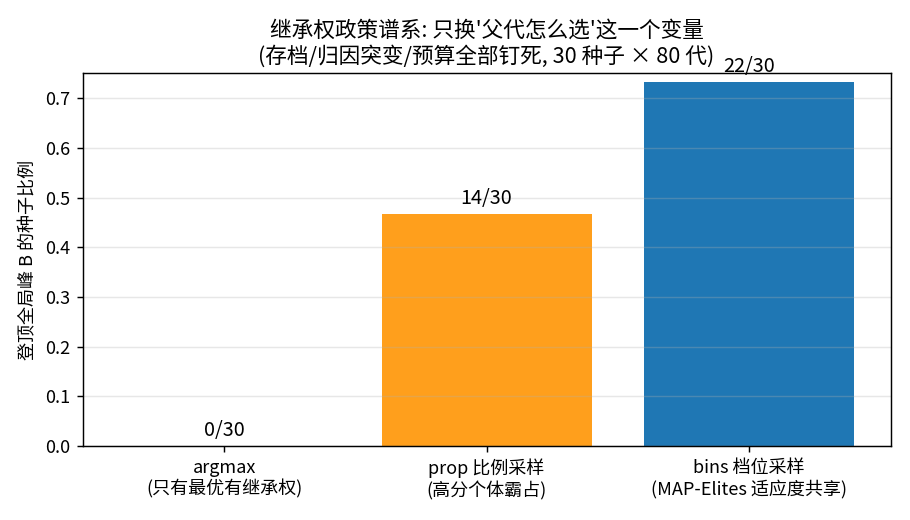

The Python source for this figure:
"""
实验 05b — L7 补缺: 继承权政策谱系 — 隔离"探索权"这单一变量
对应: 自进化2.0-整体叠加.md §7 自查表 L7 行 · 复用 [05_selfevolve](./05_selfevolve.py) 的全部机制

设计: 三种政策只有"父代怎么选"不同, 其余全部钉死 (同一存档/同一归因导向突变/同一预算):
  argmax — 父代 = 历史最优 (继承权最集中; 等价于主实验的 greedy, 但存档照常维护以隔离变量)
  prop   — 分数比例采样 (s/smax)^2 / (1+children) (继承权中间档; 主实验调参实录中的"修复前"版本)
  bins   — 档位采样 = MAP-Elites 式适应度共享 (继承权最分散; 主实验最终版 se05.pick_parent)

预期梯度: argmax (0/30) < prop (~9/30) < bins (~15/30) — 继承权越分散, 垫脚石越活得下去。

实测结论 (30 种子 × 80 代 × 每代 5 变异, 与主实验同预算, 2026-08-24):
  argmax  登顶  0/30  (mean 0.746, 焊死局部峰)
  prop    登顶 14/30  (mean 0.781)   vs argmax p<0.0001
  bins    登顶 22/30  (mean 0.798)   vs prop p=0.0702 (边缘), vs argmax p<0.0001
  ★ 单调梯度成立: 继承权越分散 (argmax < prop < bins), 登顶率越高 (0 < 14 < 22)
  ★ 不变量: argmax 在任何种子流下恒 0 (主实验与本实验双确认);
    bins 绝对值随种子流波动 (主实验 15/30 vs 此处 22/30) — 方向稳定, 幅度有噪声

跑法: python3 -u 05b_inheritance.py   (产物: 05b_inheritance.png)
"""
import importlib.util, math, os, random
import matplotlib
matplotlib.use("Agg")
import matplotlib.pyplot as plt

matplotlib.rcParams["font.sans-serif"] = ["Noto Sans CJK SC", "WenQuanYi Zen Hei", "DejaVu Sans"]
matplotlib.rcParams["axes.unicode_minus"] = False

def P(*a): print(*a, flush=True)

# ---- 复用主实验的全部机制 (模块名以数字开头, importlib 加载) ----
HERE = os.path.dirname(os.path.abspath(__file__))
spec = importlib.util.spec_from_file_location("se05", os.path.join(HERE, "05_selfevolve.py"))
se05 = importlib.util.module_from_spec(spec)
spec.loader.exec_module(se05)          # __name__ != "__main__" → 只加载定义不跑主流程

def pick_argmax(archive, children):
    """政策A: 只有历史最优有继承权 (其余变体只是看客)"""
    return max(range(len(archive)), key=lambda i: archive[i][1])

def pick_prop(archive, children):
    """政策B: 分数比例 + 生过抑育 (主实验'档位修复前'的版本) — 少数高分个体仍可霸占采样"""
    smax = max(s for _, s in archive) + 1e-9
    wts = [((s / smax) ** 2) / (1 + children[i]) for i, (_, s) in enumerate(archive)]
    x, acc = random.random() * sum(wts), 0.0
    for i, w in enumerate(wts):
        acc += w
        if x <= acc: return i
    return len(archive) - 1

POLICIES = [("argmax", pick_argmax), ("prop", pick_prop), ("bins", se05.pick_parent)]

def run(policy_fn, gens=80, litter=5):
    shared = [0.75 + random.gauss(0, 0.02) for _ in range(6)]
    g0 = [(True, shared[r]) for r in range(6)] + [(True, 0.5), (True, 0.72)]
    archive, children = [(g0, se05.score(g0))], [0]
    best = archive[0][1]
    for _ in range(gens):
        for _ in range(litter):
            pi = policy_fn(archive, children)
            parent, sp = archive[pi]; children[pi] += 1
            child = se05.mutate(parent, sp, "informed")
            sc = se05.score(child)
            archive.append((child, sc)); children.append(0)
            best = max(best, sc)
    return best

def perm_test(x, y, n=5000):
    obs = sum(x) / len(x) - sum(y) / len(y)
    allv = list(x) + list(y); k = len(x); cnt = 0
    for _ in range(n):
        random.shuffle(allv)
        d = sum(allv[:k]) / k - sum(allv[k:]) / len(allv[k:])
        if abs(d) >= abs(obs) - 1e-12: cnt += 1
    return obs, cnt / n

if __name__ == "__main__":
    SEEDS, GENS = 30, 80
    thr = sum(se05.probe_landscape()[::2]) / 2          # (局部峰A + 全局峰B)/2
    P(f"判峰阈值 thr = {thr:.3f} (复用主实验景观: 局部峰A {se05.probe_landscape()[0]:.3f} / 全局峰B {se05.probe_landscape()[2]:.3f})")
    finals, hits = {}, {}
    for name, fn in POLICIES:
        fs = []
        for seed in range(SEEDS):
            random.seed(90210 * seed + 7 + hash(name) % 97)   # 每政策独立种子流
            fs.append(run(fn, gens=GENS))
        finals[name] = fs
        hits[name] = sum(1 for b in fs if b > thr)
        P(f"  {name:7s} 登顶 {hits[name]:2d}/{SEEDS}   终代最优 mean={sum(fs)/len(fs):.3f}  min={min(fs):.3f}  max={max(fs):.3f}")
    P("-" * 70)
    for a, b in [("bins", "prop"), ("prop", "argmax"), ("bins", "argmax")]:
        d, p = perm_test(finals[a], finals[b])
        P(f"  置换检验(5000): {a:7s} vs {b:7s}  Δ={d:+.3f}  p={p:.4f}")

    fig, ax = plt.subplots(figsize=(7.0, 4.0))
    names = [n for n, _ in POLICIES]
    desc = {"argmax": "argmax\n(只有最优有继承权)", "prop": "prop 比例采样\n(高分个体霸占)", "bins": "bins 档位采样\n(MAP-Elites 适应度共享)"}
    colors = {"argmax": "#d62728", "prop": "#ff9f1c", "bins": "#1f77b4"}
    bars = ax.bar([desc[n] for n in names], [hits[n] / SEEDS for n in names], color=[colors[n] for n in names])
    for b_, n in zip(bars, names):
        ax.text(b_.get_x() + b_.get_width() / 2, b_.get_height() + 0.02, f"{hits[n]}/{SEEDS}", ha="center", fontsize=11)
    ax.set_ylabel("登顶全局峰 B 的种子比例"); ax.set_ylim(0, 0.75)
    ax.set_title("继承权政策谱系: 只换'父代怎么选'这一个变量\n(存档/归因突变/预算全部钉死, 30 种子 × 80 代)")
    ax.grid(alpha=0.3, axis="y")
    fig.tight_layout(); fig.savefig(os.path.join(HERE, "05b_inheritance.png"), dpi=130)
    P("\n图已保存: 05b_inheritance.png")

    P("=" * 70)
    P("反直觉点")
    P("""
- 存档的'存在'与存档的'被使用'是两回事: argmax 政策下存档照常维护, 但低分变体
  从未当过父代 → 登顶 0 — 存档只有配合分散的继承权才产生价值.

- prop→bins 的增量来自'同分不霸占': 比例采样下, 一群分数相同的中性变体每人都
  分到采样权, 垫脚石(深谷变体)被稀释; 档位采样按分数档竞争、档内均匀, 深谷档
  整体获得与人口无关的固定话语权 — 适应度共享不是锦上添花, 是探索权的再分配.

- 工程映射: 这就是'组织谁有资格立项'的问题 — 只许冠军团队做新项目(argmax)会
  错过所有需要穿过低谷的转型; 按过去业绩分配资源(prop)会被中性大群稀释;
  按赛道设预算(bins)才能保住冷门方向的存活权.
""")
